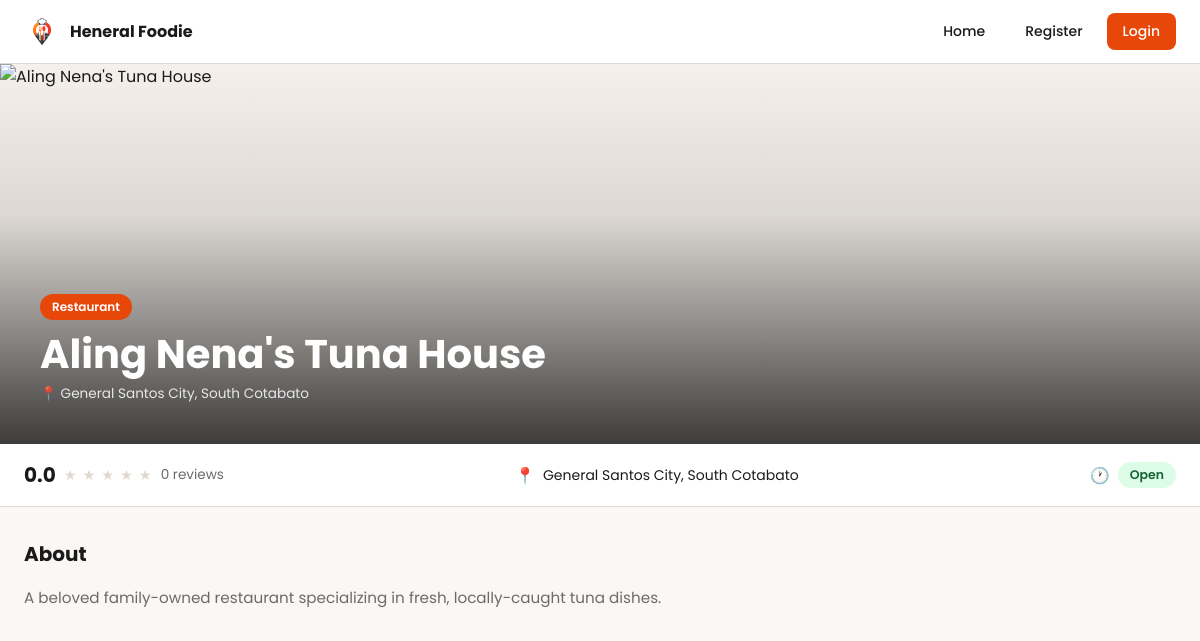
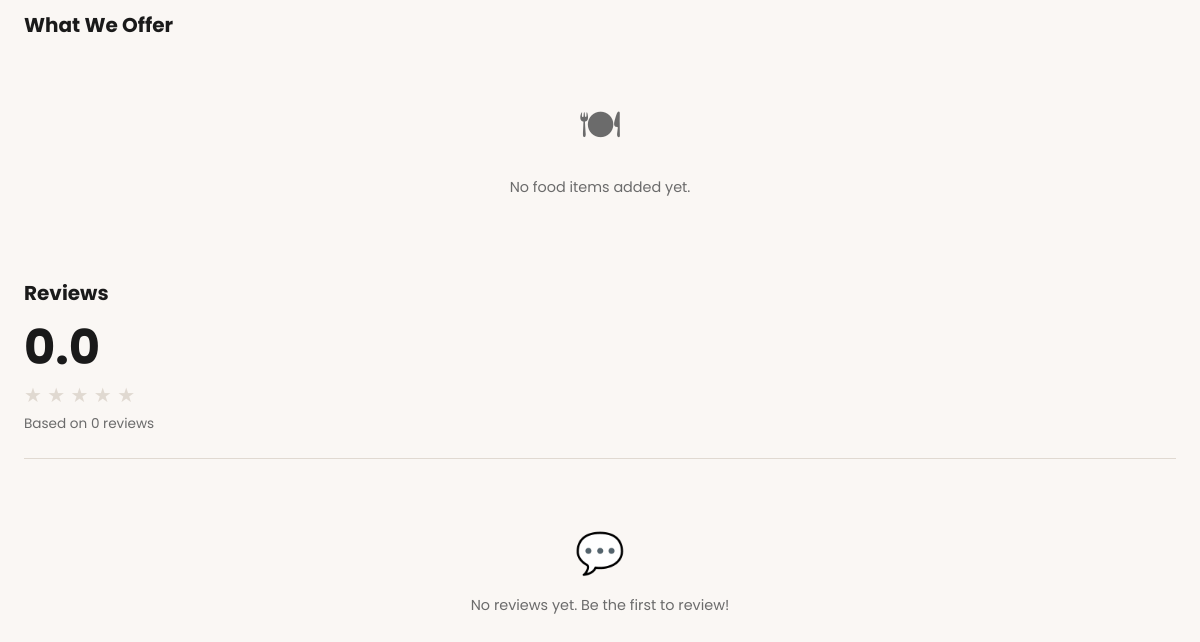
The app's page /store/60d1510a-5c80-4a01-964a-d337dad9bec8, older data (2 pictures, top to bottom).
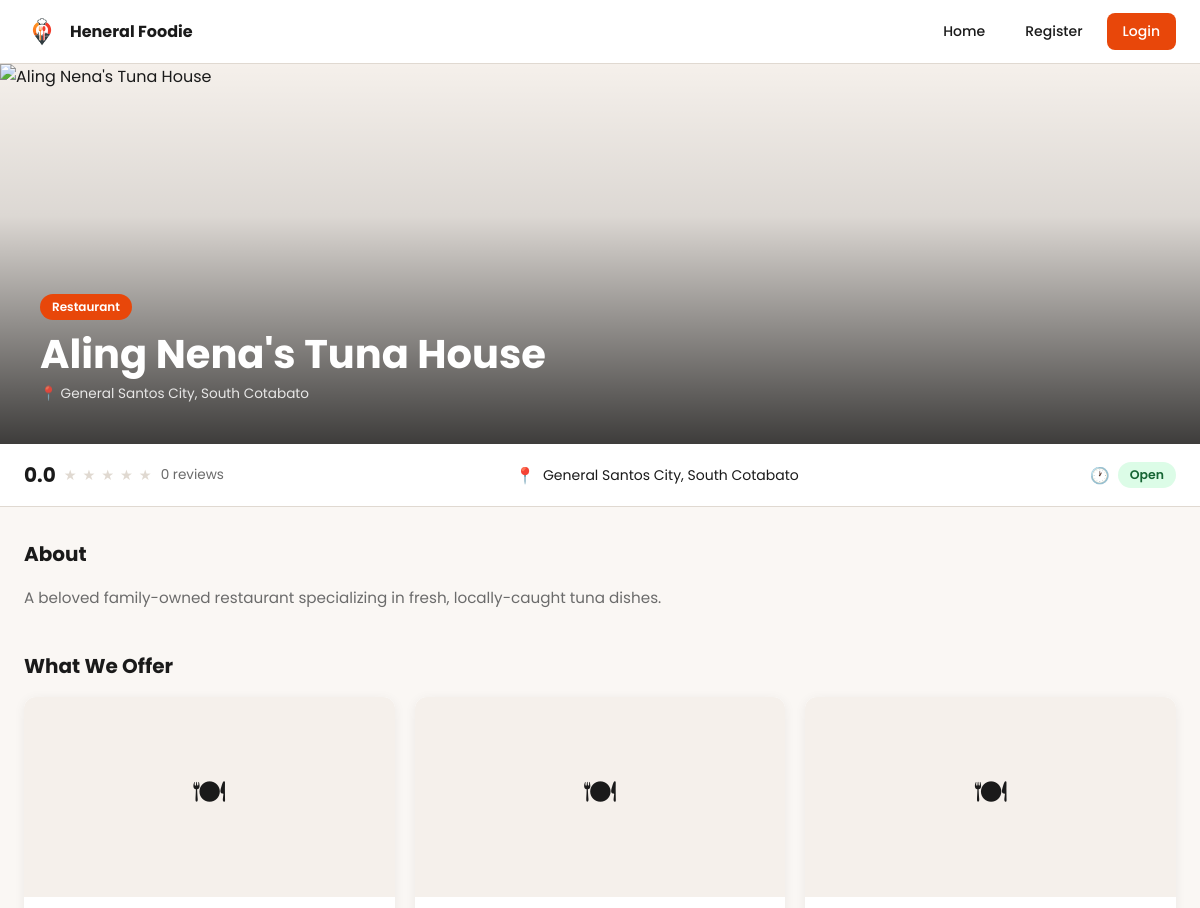
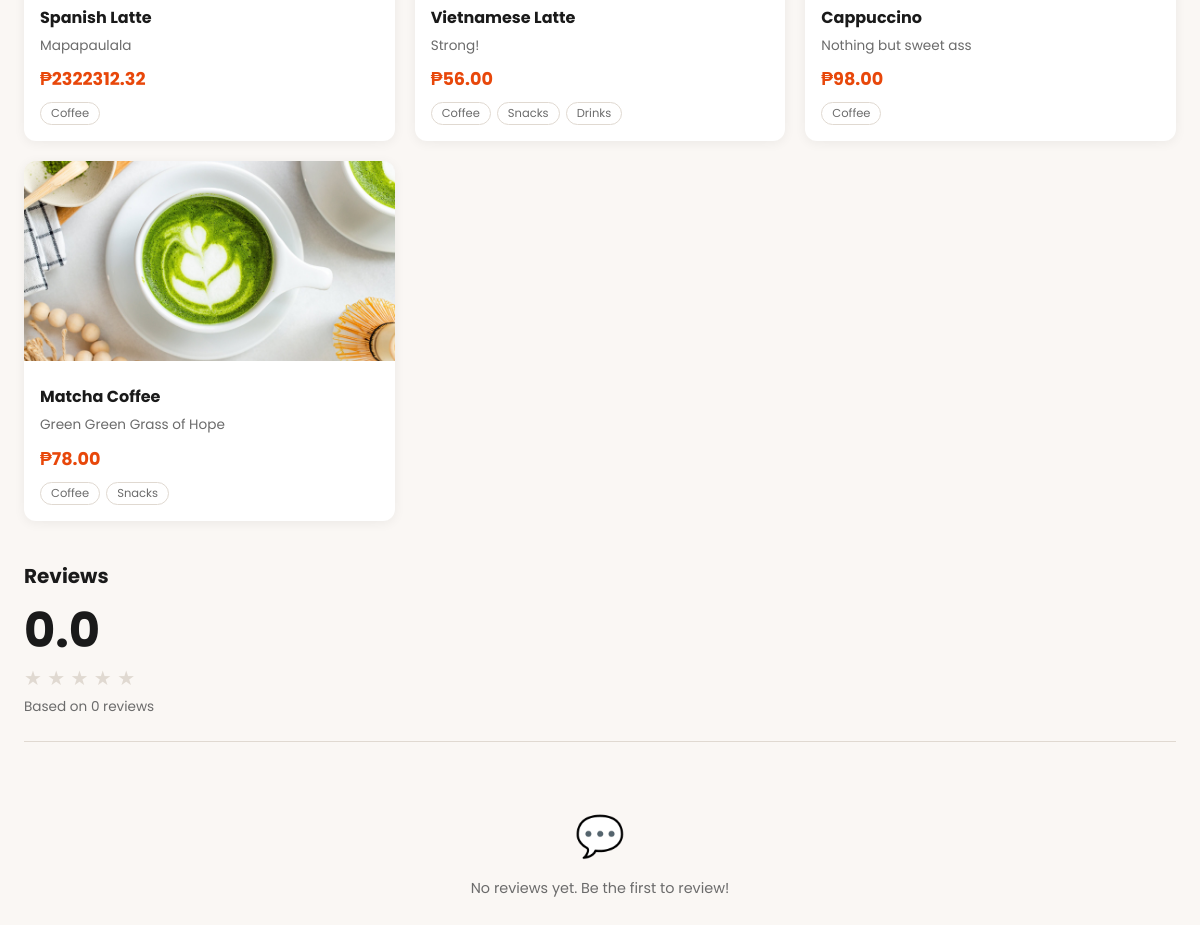
The same page, newer data (2 pictures, top to bottom).
### app/models/image.py (models this page shows, shortened)
class FoodItem(db.Model):
    __tablename__ = 'food_items'
    id = db.Column(db.String(36), primary_key=True, default=lambda: str(uuid.uuid4()))
    store_id = db.Column(db.String(36), db.ForeignKey('stores.id'), nullable=False)
    name = db.Column(db.String(100), nullable=False)
    description = db.Column(db.Text, nullable=True)
    price = db.Column(db.Numeric(10, 2), nullable=False)
    category_1 = db.Column(db.String(50), nullable=False)   # Required — at least one category
    category_2 = db.Column(db.String(50), nullable=True)    # Optional
    category_3 = db.Column(db.String(50), nullable=True)    # Optional
    image_filename = db.Column(db.String(255), nullable=True)
    created_at = db.Column(db.DateTime, default=datetime.utcnow)
    updated_at = db.Column(db.DateTime, default=datetime.utcnow, onupdate=datetime.utcnow)

### app/routes/store.py (the view, shortened to what this page needs)
@store.route('/store/<store_id>')
def store_detail(store_id):
    current_store = Store.query.get_or_404(store_id)
    user_review = None
    review_form = None
    return render_template('store/store_detail.html',
                           store=current_store,
                           user_review=user_review,
                           review_form=review_form)

### app/templates/store/store_detail.html (shortened to what the changed rows need)
{% extends 'base.html' %}
{% block styles %}
<link rel="stylesheet" href="{{ url_for('static', filename='css/store_detail.css') }}">
{% endblock %}
{% block content %}
<div class="store-hero">
    <div class="store-hero-overlay">
        <h1 class="store-hero-name">{{ store.name }}</h1>
    </div>
</div>
<div class="store-info-bar">
    <div class="store-info-bar-inner">
        <div class="info-item">
            <span class="stars">
                {% for i in range(1, 6) %}
                    {% if i <= store.average_rating %}★{% else %}<span class="stars-empty">★</span>{% endif %}
                {% endfor %}
            </span>
        </div>
    </div>
</div>
<div class="store-content">
    <div class="store-about">
        <h2 class="section-title">About</h2>
    </div>
    <div class="store-food-items">
        <h2 class="section-title">What We Offer</h2>
        {% set food_items = store.food_items.all() %}
        {% if food_items %}
            <div class="food-grid">
                {% for item in food_items %}
                <div class="food-card">
                    {% if item.image_filename %}
                        <img class="food-card-image"
                             src="{{ url_for('static', filename='uploads/foods/' + item.image_filename) }}"
                             alt="{{ item.name }}">
                    {% else %}
                        <div class="food-card-image-placeholder">🍽</div>
                    {% endif %}
                    <div class="food-card-body">
                        <h3 class="food-card-name">{{ item.name }}</h3>
                        <p class="food-card-description">{{ item.description or '' }}</p>
                        <p class="food-card-price">₱{{ "%.2f"|format(item.price) }}</p>
                        <div class="food-card-tags">
                            {% if item.category_1 %}
                                <span class="food-tag">{{ item.category_1 | replace('_', ' ') | title }}</span>
                            {% endif %}
                            {% if item.category_2 %}
                                <span class="food-tag">{{ item.category_2 | replace('_', ' ') | title }}</span>
                            {% endif %}
                            {% if item.category_3 %}
                                <span class="food-tag">{{ item.category_3 | replace('_', ' ') | title }}</span>
                            {% endif %}
                        </div>
                    </div>
                </div>
                {% endfor %}
            </div>
        {% else %}
            <div class="empty-state">
                <span class="empty-state-icon">🍽</span>
                No food items added yet.
            </div>
        {% endif %}
    </div>
<div class="store-reviews">
    <h2 class="section-title">Reviews</h2>
    <div class="reviews-summary">
        <div class="reviews-summary-stars">
            {% for i in range(1, 6) %}
                {% if i <= store.average_rating %}★{% else %}<span style="color: var(--input-border)">★</span>{% endif %}
            {% endfor %}
        </div>
    </div>
    {% set reviews = store.reviews.all() %}
</div>
</div>
{% endblock %}

Row changes from the older to the newer data that the page shows:
added FoodItem: name "Spanish Latte", description "Mapapaulala", price "2322312.32", category_1 "Coffee"
added FoodItem: name "Vietnamese Latte", description "Strong!", price "56.00", category_1 "Coffee", category_2 "Snacks", category_3 "Drinks"
added FoodItem: name "Cappuccino", description "Nothing but sweet ass", price "98.00", category_1 "Coffee"
added FoodItem: image_filename (picture), name "Matcha Coffee", description "Green Green Grass of Hope", price "78.00", category_1 "Coffee", category_2 "Snacks"
Text that changed along with them:
text no longer shown: "🍽 No food items added yet."
